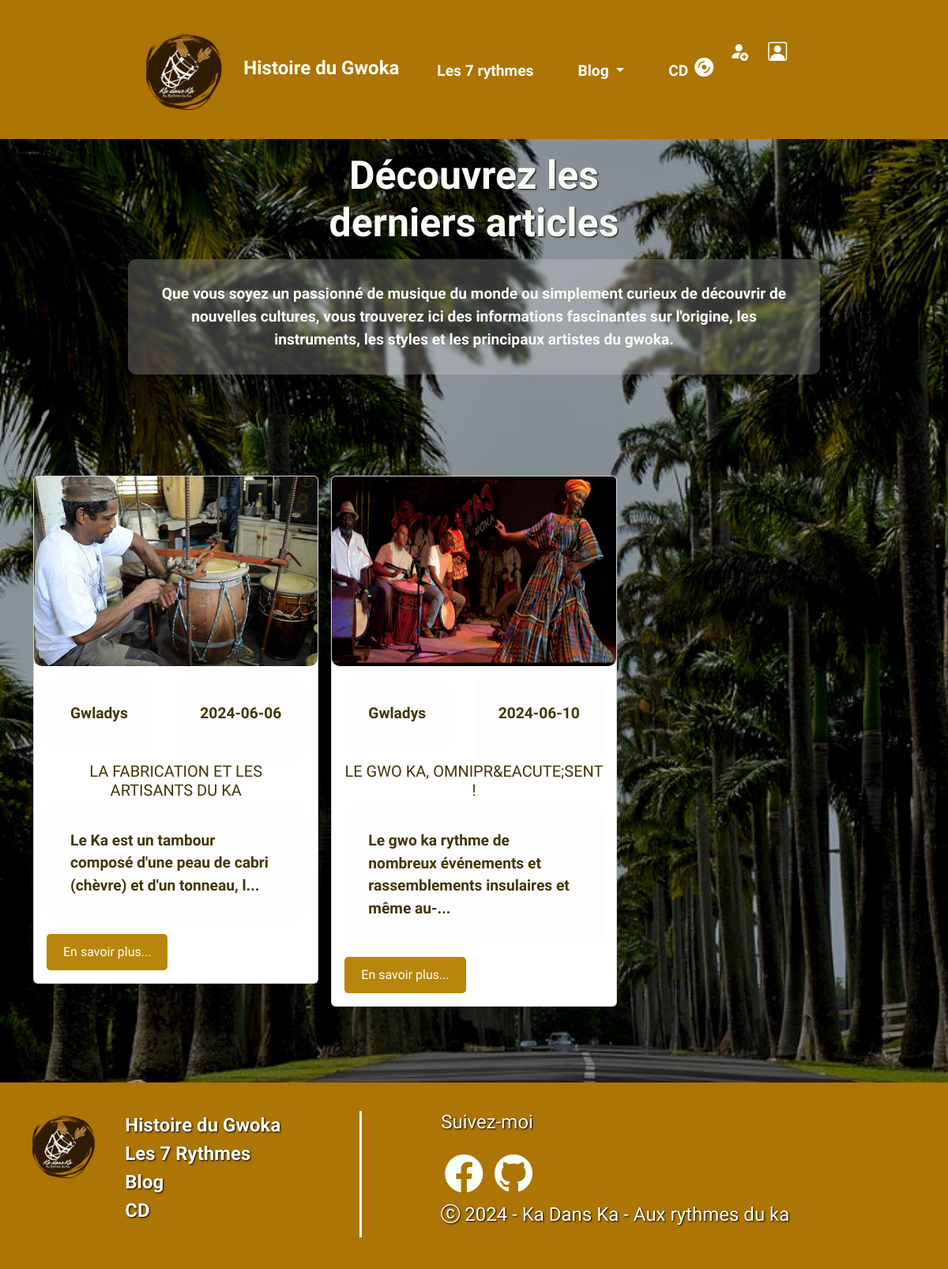
Screenshot of /blog.php with the database file from the repository.
### tables this page shows
CREATE TABLE `posts` (
  `id` int NOT NULL,
  `user_id` int DEFAULT NULL,
  `image` varchar(255) NOT NULL,
  `title` varchar(255) NOT NULL,
  `content` text NOT NULL,
  `author` varchar(100) NOT NULL,
  `created_at` date DEFAULT NULL,
  `updated_at` date DEFAULT NULL
);

### inc/functions.inc.php (called while the page is built, shortened)
<?php
function connexionBdd()
{
    $dsn = "mysql:host=" . DBHOST . ";dbname=" . DBNAME . ";charset=utf8";
    try {
        $pdo = new PDO($dsn, DBUSER, DBPASS);
        $pdo->setAttribute(PDO::ATTR_ERRMODE, PDO::ERRMODE_EXCEPTION);
        $pdo->setAttribute(PDO::ATTR_DEFAULT_FETCH_MODE, PDO::FETCH_ASSOC);
    } catch (PDOException $e) {
        die($e->getMessage());
    }
    return $pdo;
}
function allPosts() {
    $pdo = connexionBdd();
    $sql = "SELECT * FROM posts";
    $request = $pdo->query($sql);
    $result = $request->fetchAll();
    return $result;
}
?>

### blog.php (the view, shortened to what this page needs)
<?php
require_once "inc/functions.inc.php";
$articles = allPosts();
require_once "inc/header.inc.php";
?>
<main>
  <section class="en-tête m-5 p-5">
    <h1 class="title mt-5 pt-5">Découvrez les derniers articles</h1>
    <div class="para-light p-3">
      <p class="">
        Que vous soyez un passionné de musique du monde ou simplement curieux de découvrir de nouvelles cultures, vous trouverez ici des informations fascinantes sur l'origine, les instruments, les styles et les principaux artistes du gwoka.
      </p>
    </div>
  </section>
  <section>
    <div class="container ">
      <div class="row g-3">
        <?php
        foreach ($articles as $article)
         {?>
          <div class="col-md-4 mb-5 pb-5">
            <div class="card" data-aos="zoom-out-up">
              <img src="<?= RACINE_SITE. "assets/img/". $article['image']?>" class="card-img-top" alt="Image 1">
              <div class="card-body">
                <div class="d-flex justify-content-between">
                  <p class="card-text text-start para-brown"><strong><?= ucfirst($article['author'])?></strong></p>
                  <p class="card-text text-start para-brown"><strong><?= $article['created_at']?></strong></p>
                </div>
                <h5 class="card-title text-center para-brown"><?= strtoupper($article['title'])?></h5>
                <p class="card-text text-start para-brown"><?= substr($article['content'], 0, 100). '...'?></p>
                <a href="<?= htmlspecialchars("article.php?id=". $article['id']);?>" class="btn">En savoir plus...</a>
              </div>
            </div>
          </div>
        <?php
        }
       ?>
      </div>
    </div>
  </section>
</main>
<?php require_once "inc/footer.inc.php";?>

### assets/css/style.css (style rules this page uses)
* { margin: 0; padding: 0; box-sizing: border-box; text-decoration: none; }
body { font-family: 'handlee', cursive; font-size: 1.2rem; font-weight: 400; background: linear-gradient(rgba(0, 0, 0, 0.191), rgba(0, 0, 0, 0.200)), url("../img/Allee3.jpg") center/cover fixed; opacity: 30px; }
img { max-width: 100%; border-radius: 10px; }
:root { --marron-jaune: #C8953E; --jaune: #FFC304; --marron-clair: #AD7406; --marron-cofee: #76480A; --marron-fonce: #423604; --blanc:#FAFFF5; }
h1, h2 { font-weight: 800; text-align: center; text-shadow: 1px 1px 2px black; padding: 5px; color:var(--blanc); }
p { text-align: center; border-radius: 10px; background: rgba(246, 244, 244, 0.213) !important; backdrop-filter: blur(2px); font-family: "Rosario", sans-serif; font-weight: bolder; padding: 30px; color:var(--blanc); }
.para-light { width: 90%; margin: auto; }
a { text-decoration: none; color: var(--blanc); font-weight: 800; font-size: 1.5rem; }
.title { font-size: 50px; text-align: center; padding: 0; margin: 0; margin-left: 50%; transform: translateX(-200%); opacity: 0; animation: slide-in-anim 1.5s ease-out forwards; color: var(--blanc); }
.para-brown { color: var(--marron-fonce); }
.btn { display: inline-block; background-color: #B8860B; color: #fff; padding: 10px 20px; border-radius: 5px; transition: background-color 0.3s ease; }
.btn { margin-right: 10px; }

### rows the page displays
posts: image (picture), author "Gwladys", created_at "2024-06-06", title "LA FABRICATION ET LES ARTISANTS DU KA", content "Le Ka est un tambour composé d'une peau de cabri (chèvre) et d'un tonneau, l"
posts: image (picture), author "Gwladys", created_at "2024-06-10", title "LE GWO KA, OMNIPR&EACUTE;SENT !", content "Le gwo ka rythme de nombreux événements et rassemblements insulaires et même au-"
